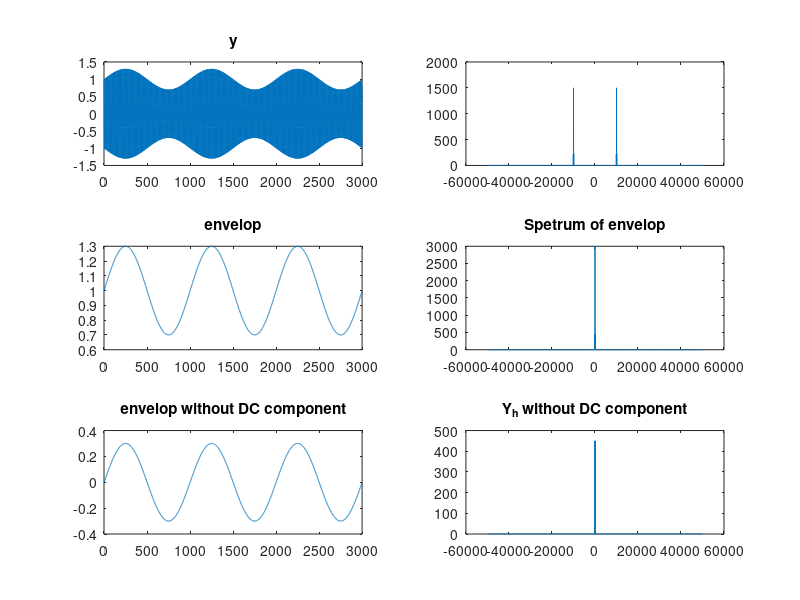
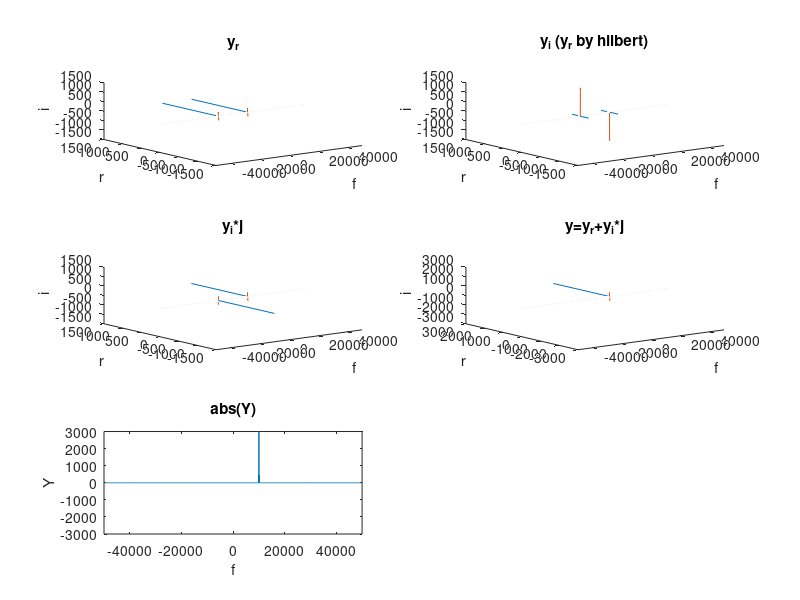

The MATLAB source for these figures, in order:
%extract the envelope
clc
clear all
close all
j=sqrt(-1);
f0=1e2;                                                 %carrier frequency
fc=1e4;
fs=1e5;                                                 %sample frequency
T=1/fs;                                                 %sample time
L=3000;                                                 %length of signal
t=(0:L-1)*T;                                            %time vector
A=1;                                                    %%Ampltitude
ff=fs*(-L/2+1:L/2)/L;

%%
y=A*(1+0.3*sin(2*pi*f0*t)).*cos(2*pi*fc*t);
figure
subplot(3,2,1)
plot(y)
title("y");
subplot(3,2,2)
plot(ff,abs(fftshift(fft(y))))
subplot(3,2,3)
plot(abs(hilbert(y))) 
title('envelop')
subplot(3,2,4)
plot(ff,abs(fftshift(fft(abs(hilbert(y))))))
title('Spetrum of envelop')
subplot(3,2,5)
plot(abs(hilbert(y))-mean(abs(hilbert(y)))) 
title('envelop without DC component')
subplot(3,2,6)
plot(ff,abs(fftshift(fft(abs(hilbert(y))-mean(abs(hilbert(y)))))))
title('Y_h without DC component')

%%
y_r=real(hilbert(y));
y_i=imag(hilbert(y));
y_h=hilbert(y);
figure
subplot(3,2,1)
plot3(ff,real(fftshift(fft(y_r))),zeros(1,size(ff,2)))
hold on
plot3(ff,zeros(1,size(ff,2)),imag(fftshift(fft(y_r))))
max_Y=max([abs(real(fftshift(fft(y_r)))) abs(imag(fftshift(fft(y_r))))]);
xlabel('f'); ylabel('r') ;zlabel('i');title('y_r')
axis([min(ff) max(ff) -max_Y max_Y -max_Y max_Y])

subplot(3,2,2)
plot3(ff,real(fftshift(fft(y_i))),zeros(1,size(ff,2)))
hold on
plot3(ff,zeros(1,size(ff,2)),imag(fftshift(fft(y_i))))
max_Y=max([abs(real(fftshift(fft(y_i)))) abs(imag(fftshift(fft(y_i))))]);
axis([min(ff) max(ff) -max_Y max_Y -max_Y max_Y])
xlabel('f'); ylabel('r') ;zlabel('i');title('y_i (y_r by hilbert)')

subplot(3,2,3)
plot3(ff,real(fftshift(fft(y_i*j))),zeros(1,size(ff,2)))
hold on
plot3(ff,zeros(1,size(ff,2)),imag(fftshift(fft(y_i*j))))
axis([min(ff) max(ff) -max_Y max_Y -max_Y max_Y])
xlabel('f'); ylabel('r') ;zlabel('i');title('y_i*j')

subplot(3,2,4)
plot3(ff,real(fftshift(fft(y_h))),zeros(1,size(ff,2)))
hold on
plot3(ff,zeros(1,size(ff,2)),imag(fftshift(fft(y_h))))
max_Y=max([abs(real(fftshift(fft(y_h)))) abs(imag(fftshift(fft(y_h))))]);
axis([min(ff) max(ff) -max_Y max_Y -max_Y max_Y])
xlabel('f'); ylabel('r') ;zlabel('i');title('y=y_r+y_i*j')

subplot(3,2,5)
plot(ff,abs(fftshift(fft(y_h))))
max_Y=max(abs(fftshift(fft(y_h))));
axis([min(ff) max(ff) -max_Y max_Y])
xlabel('f'); ylabel('Y');title('abs(Y)')
